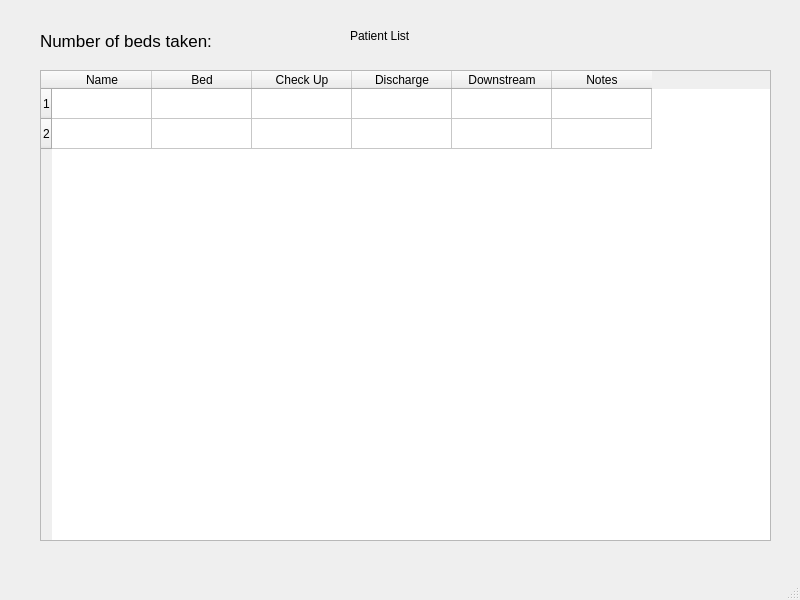
<?xml version="1.0" encoding="UTF-8"?>
<ui version="4.0">
 <class>waitlist</class>
 <widget class="QMainWindow" name="waitlist">
  <property name="geometry">
   <rect>
    <x>0</x>
    <y>0</y>
    <width>800</width>
    <height>600</height>
   </rect>
  </property>
  <property name="windowTitle">
   <string>Waiting List</string>
  </property>
  <widget class="QWidget" name="centralwidget">
   <widget class="QLabel" name="title">
    <property name="geometry">
     <rect>
      <x>350</x>
      <y>10</y>
      <width>171</width>
      <height>51</height>
     </rect>
    </property>
    <property name="styleSheet">
     <string notr="true">font: 25pt &quot;Avenir Next&quot;;</string>
    </property>
    <property name="text">
     <string>Patient List</string>
    </property>
   </widget>
   <widget class="QTableWidget" name="tableWidget">
    <property name="geometry">
     <rect>
      <x>40</x>
      <y>70</y>
      <width>731</width>
      <height>471</height>
     </rect>
    </property>
    <property name="wordWrap">
     <bool>true</bool>
    </property>
    <row>
     <property name="text">
      <string>1</string>
     </property>
    </row>
    <row>
     <property name="text">
      <string>2</string>
     </property>
    </row>
    <column>
     <property name="text">
      <string>Name</string>
     </property>
    </column>
    <column>
     <property name="text">
      <string>Bed</string>
     </property>
    </column>
    <column>
     <property name="text">
      <string>Check Up</string>
     </property>
    </column>
    <column>
     <property name="text">
      <string>Discharge</string>
     </property>
    </column>
    <column>
     <property name="text">
      <string>Downstream</string>
     </property>
    </column>
    <column>
     <property name="text">
      <string>Notes</string>
     </property>
    </column>
   </widget>
   <widget class="QLabel" name="label_3">
    <property name="geometry">
     <rect>
      <x>40</x>
      <y>20</y>
      <width>251</width>
      <height>41</height>
     </rect>
    </property>
    <property name="font">
     <font>
      <family>.AppleSystemUIFont</family>
      <pointsize>13</pointsize>
      <weight>50</weight>
      <italic>false</italic>
      <bold>false</bold>
     </font>
    </property>
    <property name="styleSheet">
     <string notr="true">font: 13pt &quot;.AppleSystemUIFont&quot;;</string>
    </property>
    <property name="text">
     <string>Number of beds taken: </string>
    </property>
   </widget>
  </widget>
  <widget class="QMenuBar" name="menubar">
   <property name="geometry">
    <rect>
     <x>0</x>
     <y>0</y>
     <width>800</width>
     <height>24</height>
    </rect>
   </property>
  </widget>
  <widget class="QStatusBar" name="statusbar"/>
 </widget>
 <resources/>
 <connections/>
</ui>
